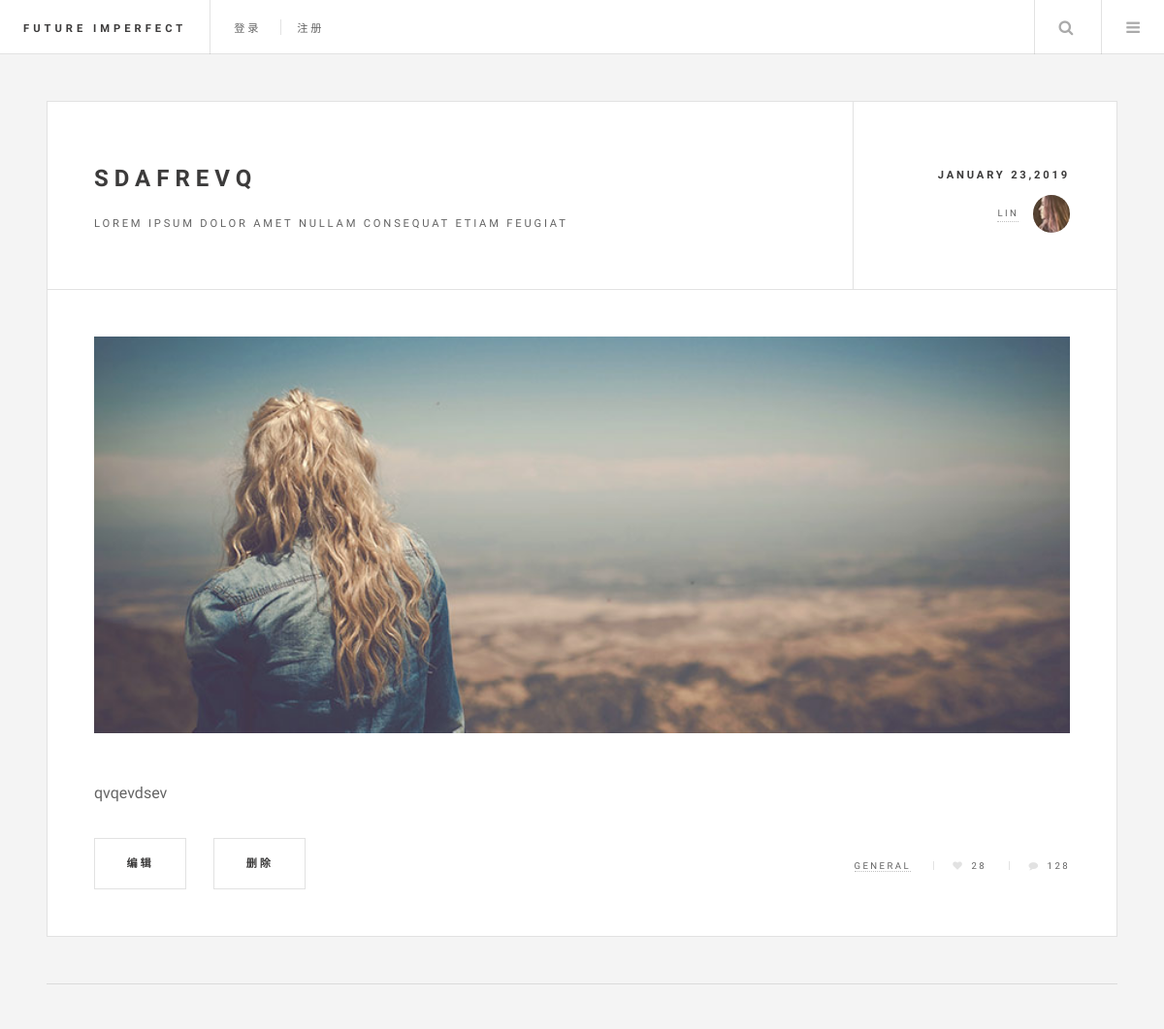
The page /detail/3/ (upper part) on the database as committed earlier.
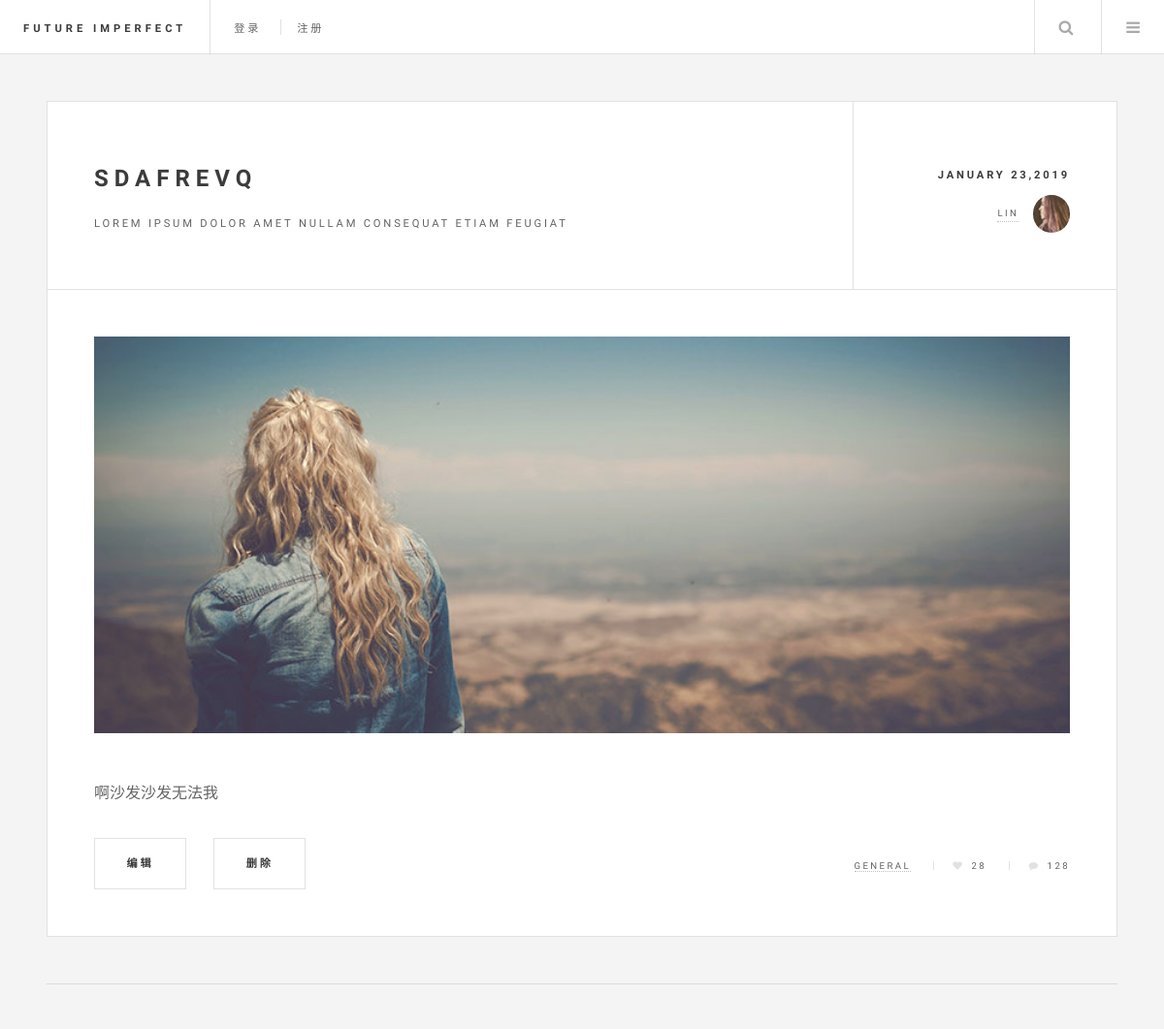
The same page on the database as committed later.
### article/models.py (models this page shows, shortened)
class Article(models.Model):
    title = models.CharField(max_length=50)
    author = models.ForeignKey(login.models.User,on_delete=models.CASCADE)
    textbody = models.TextField()
    texthead = models.TextField()
    date = models.CharField(max_length=50)

### login/models.py (models this page shows)
class User(models.Model):
    username = models.CharField(max_length=50)
    useremail = models.EmailField(primary_key=True)
    userpassword = models.CharField(max_length=50)

### article/views.py (the view)
# urls.py: path('detail/<int:articleId>/', article.views.detail),
def detail(request,articleId):
    article = models.Article.objects.get(id=articleId)
    return render(request,'index/detail.html',locals())

### templates/index/detail.html
{% extends 'index/base.html' %}
{% block content %}
<article class="post">
    <header>
        <div class="title">
            <h2><a href="#">{{ article.title }}</a></h2>
            <p>Lorem ipsum dolor amet nullam consequat etiam feugiat</p>
        </div>
        <div class="meta">
            <time class="published" datetime="2015-11-01">{{ article.date }}</time>
            <a href="#" class="author"><span class="name">{{ article.author.username }}</span><img src="../../static/images/avatar.jpg" alt="" /></a>
        </div>
    </header>
    <a href="#" class="image featured"><img src="../../static/images/pic01.jpg" alt="" /></a>
    <p>{{ article.textbody }}</p>
    <footer>
        <ul class="actions">
            <li><a href="/{{ article.id }}/edit/" class="button big">编辑</a></li>
            <li><a href="/delete/{{ article.id }}" class="button big">删除</a></li>
        </ul>
        <ul class="stats">
            <li><a href="#">General</a></li>
            <li><a href="#" class="icon fa-heart">28</a></li>
            <li><a href="#" class="icon fa-comment">128</a></li>
        </ul>
    </footer>
</article>
{% endblock %}

### templates/index/base.html (shortened to what this page needs)
<!DOCTYPE HTML>
<html>
	<head>
		<link rel="stylesheet" href="../../static/index/css/main.css" />
	</head>
	<body>
			<div id="wrapper">
					<header id="header">
						<h1><a href="#">Future Imperfect</a></h1>
						<nav class="links">
                            {% if request.session.is_login %}
                            <ul>
                                <li><a href="/index/">当前在线：{{ request.session.user_name }}</a></li>
								<li><a href="/logout/">退出</a></li>
							</ul>
                            {% else %}
                            <ul>
								<li><a href="/signin/">登录</a></li>
								<li><a href="/signup/">注册</a></li>
							</ul>
                            {% endif %}
						</nav>
						<nav class="main">
							<ul>
								<li class="search">
									<a class="fa-search" href="#search">Search</a>
								</li>
								<li class="menu">
									<a class="fa-bars" href="#menu">Menu</a>
								</li>
							</ul>
						</nav>
					</header>
            <div class="main">
                    {% block content %}{% endblock %}
            </div>
            <section id="sidebar">
					</section>
            </div>
	</body>
</html>

Rows that differ between the two databases and show on the page:
changed Article "SDAFREVQ": textbody "qvqevdsev" → "啊沙发沙发无法我"
